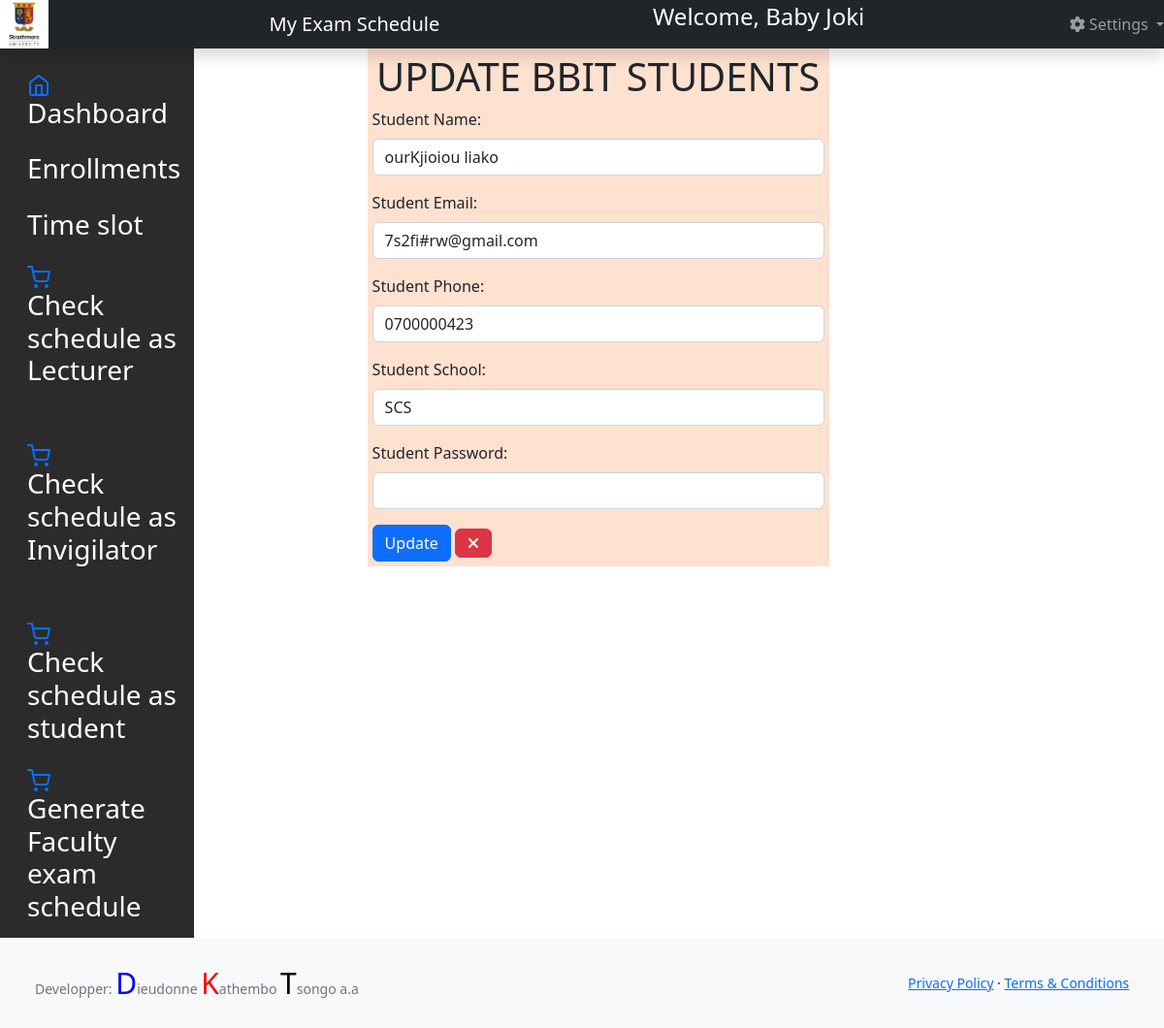
The page /system/edit_students_scs.php?update_id=365 (signed in) on the database as committed earlier.
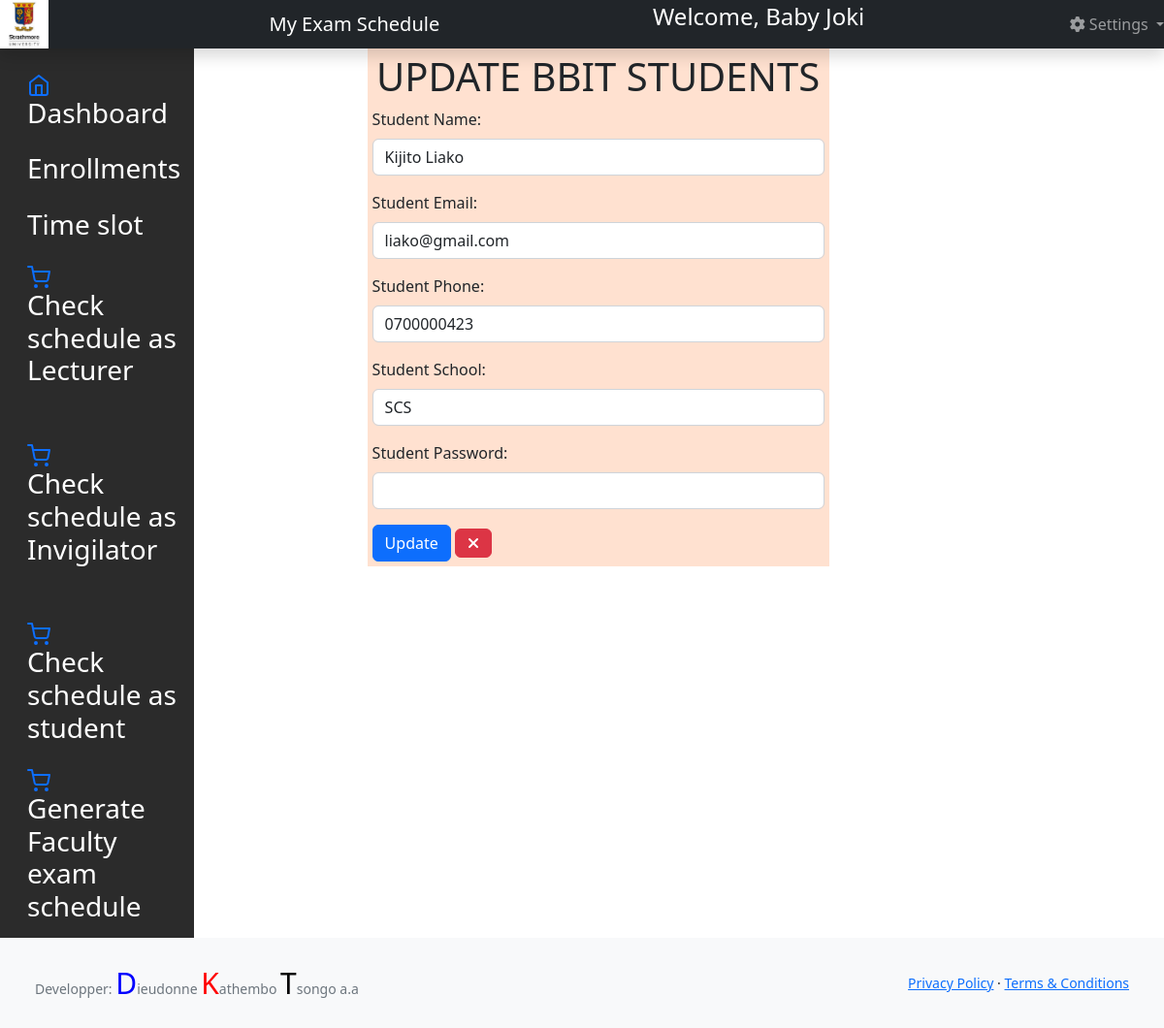
The same page on the database as committed later.
### tables this page shows
CREATE TABLE `students` (
  `student_id` int(11) NOT NULL,
  `student_code` int(50) NOT NULL,
  `student_name` varchar(50) NOT NULL,
  `student_email` varchar(30) DEFAULT NULL,
  `student_phone` varchar(30) DEFAULT NULL,
  `student_school` varchar(50) NOT NULL,
  `student_password` varchar(100) NOT NULL,
  `student_role` varchar(30) NOT NULL
);

### system/edit_students_scs.php (the view, shortened to what this page needs)
<?php
include 'header.php';
include 'dbcon.php';
if (isset($_GET['update_id'])) {
    $update_id = $_GET['update_id'];
    $select_stmt = $conn->prepare('SELECT * FROM students WHERE student_id = :id');
    $select_stmt->bindParam(':id', $update_id);
    $select_stmt->execute();
    $row = $select_stmt->fetch(PDO::FETCH_ASSOC);
}
?>
<div class="container-fluid">
    <div class="row">
        <?php include "bbit_facadmin_sidebar.php"; ?>
        <main class="col-md-5">
            <div class="container" style="margin-left:35%; background-color:rgba(255,105,20,.2); padding:5px;">
                <div class="panel panel-default">
                    <div class="panel-heading">
                        <h1 style="text-align: center;">UPDATE BBIT STUDENTS</h1>
                    </div>
                    <div class="panel-body">
                        <form method="post">
                            <div class="mb-3">
                                <label for="updated_name" class="form-label">Student Name:</label>
                                <input type="text" name="updated_name" class="form-control" value="<?php echo $row['student_name']; ?>" required>
                            </div>
                            <div class="mb-3">
                                <label for="updated_email" class="form-label">Student Email:</label>
                                <input type="email" name="updated_email" class="form-control" value="<?php echo $row['student_email']; ?>" required>
                            </div>
                            <div class="mb-3">
                                <label for="updated_phone" class="form-label">Student Phone:</label>
                                <input type="text" name="updated_phone" class="form-control" value="<?php echo $row['student_phone']; ?>" required>
                            </div>
                            <div class="mb-3">
                                <label for="updated_school" class="form-label">Student School:</label>
                                <input type="text" name="updated_school" class="form-control" value="<?php echo $row['student_school']; ?>" required>
                            </div>
                            <div class="mb-3">
                                <label for="updated_password" class="form-label">Student Password:</label>
                                <input type="password" name="updated_password" class="form-control" required>
                            </div>
                            <button type="submit" class="btn btn-primary">Update</button>
                            <a href="read_scs_students.php" style="text-decoration:none;"><span class="fas fa-times btn btn-danger"></span></a>
                        </form>
                    </div>
                </div>
            </div>
        </main>
        <?php require 'footer.php' ?>
    </div>
</div>

Rows that differ between the two databases and show on the page:
changed students "SCS": updated_name "ourKjioiou liako" → "Kijito Liako"; updated_email "7s2fi#rw@gmail.com" → "liako@gmail.com"
